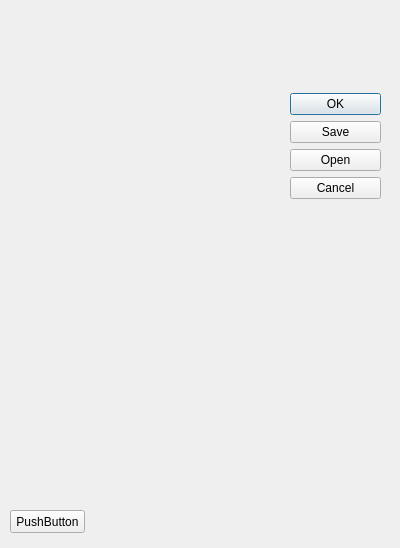
<?xml version="1.0" encoding="UTF-8"?>
<ui version="4.0">
 <class>Dialog</class>
 <widget class="QDialog" name="Dialog">
  <property name="geometry">
   <rect>
    <x>0</x>
    <y>0</y>
    <width>400</width>
    <height>548</height>
   </rect>
  </property>
  <property name="windowTitle">
   <string>Dialog</string>
  </property>
  <widget class="QDialogButtonBox" name="buttonBox">
   <property name="geometry">
    <rect>
     <x>290</x>
     <y>20</y>
     <width>91</width>
     <height>251</height>
    </rect>
   </property>
   <property name="orientation">
    <enum>Qt::Vertical</enum>
   </property>
   <property name="standardButtons">
    <set>QDialogButtonBox::Cancel|QDialogButtonBox::Ok|QDialogButtonBox::Open|QDialogButtonBox::Save</set>
   </property>
   <property name="centerButtons">
    <bool>true</bool>
   </property>
  </widget>
  <widget class="QPushButton" name="pushButton_01">
   <property name="geometry">
    <rect>
     <x>10</x>
     <y>510</y>
     <width>75</width>
     <height>23</height>
    </rect>
   </property>
   <property name="text">
    <string>PushButton</string>
   </property>
  </widget>
  <widget class="QWidget" name="horizontalLayoutWidget">
   <property name="geometry">
    <rect>
     <x>9</x>
     <y>9</y>
     <width>281</width>
     <height>491</height>
    </rect>
   </property>
   <layout class="QHBoxLayout" name="horizontalLayout_4"/>
  </widget>
 </widget>
 <resources/>
 <connections>
  <connection>
   <sender>buttonBox</sender>
   <signal>accepted()</signal>
   <receiver>Dialog</receiver>
   <slot>accept()</slot>
   <hints>
    <hint type="sourcelabel">
     <x>248</x>
     <y>254</y>
    </hint>
    <hint type="destinationlabel">
     <x>157</x>
     <y>274</y>
    </hint>
   </hints>
  </connection>
  <connection>
   <sender>buttonBox</sender>
   <signal>rejected()</signal>
   <receiver>Dialog</receiver>
   <slot>reject()</slot>
   <hints>
    <hint type="sourcelabel">
     <x>316</x>
     <y>260</y>
    </hint>
    <hint type="destinationlabel">
     <x>286</x>
     <y>274</y>
    </hint>
   </hints>
  </connection>
 </connections>
</ui>
